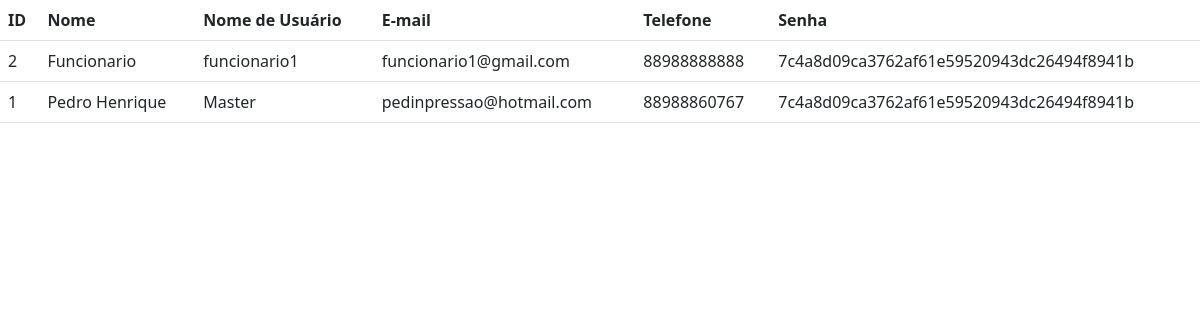
Before: /usuario/listar (signed in) with the older database file.
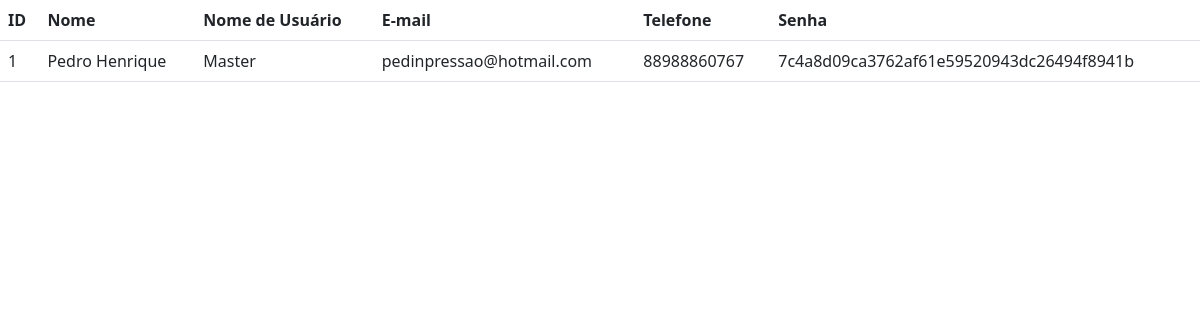
After: the same page with the newer database file.
### Usuarios.py (models this page shows)
class Usuario(db.Model):
    id = db.Column(db.Integer, primary_key=True)
    nome = db.Column(db.String(200), unique=False, nullable=False)
    username = db.Column(db.String(80), unique=True, nullable=False)
    email = db.Column(db.String(120), unique=True, nullable=True)
    telefone = db.Column(db.String(20),unique=False,nullable=True)
    senha = db.Column(db.String(80), unique=False, nullable=False)
    locacoes = db.relationship('Locacao',backref='usuario',lazy=True)

### app.py (the view)
@app.route('/usuario/listar')
def listar_usuarios():
    if session.get('autenticado',False)==False:
        return (redirect(url_for('login')))
    usuarios = Usuario.query.order_by(Usuario.nome).all()
    return(render_template('usuarios.html',usuarios=usuarios))

### templates/usuarios.html
{% extends "base.html" %}
{% block conteudo %}
<table class="table">
    <tr>
        <th>ID</th>
        <th>Nome</th>
        <th>Nome de Usuário</th>
        <th>E-mail</th>
        <th>Telefone</th>
        <th>Senha</th>
    </tr>
    {% for usuario in usuarios %}
        <tr>
            <td>{{usuario.id}}</td>
            <td>{{usuario.nome}}</td>
            <td>{{usuario.username}}</td>
            <td>{{usuario.email}}</td>
            <td>{{usuario.telefone}}</td>
            <td>{{usuario.senha}}</td>
        </tr>
    {% endfor %}
</table>
{% endblock %}

### templates/base.html (shortened to what this page needs)
<!DOCTYPE html>
<html>
    <head>
      <link href="https://cdn.jsdelivr.net/npm/bootstrap@5.1.3/dist/css/bootstrap.min.css" rel="stylesheet">
    </head>
<body>
    {% block conteudo %}
    {% endblock %}
</body>
</html>

Changed rows visible on the page:
removed Usuario: id "2", nome "Funcionario", username "funcionario1", email "funcionario1@gmail.com", telefone "88988888888", senha "7c4a8d09ca3762af61e59520943dc26494f8941b"
